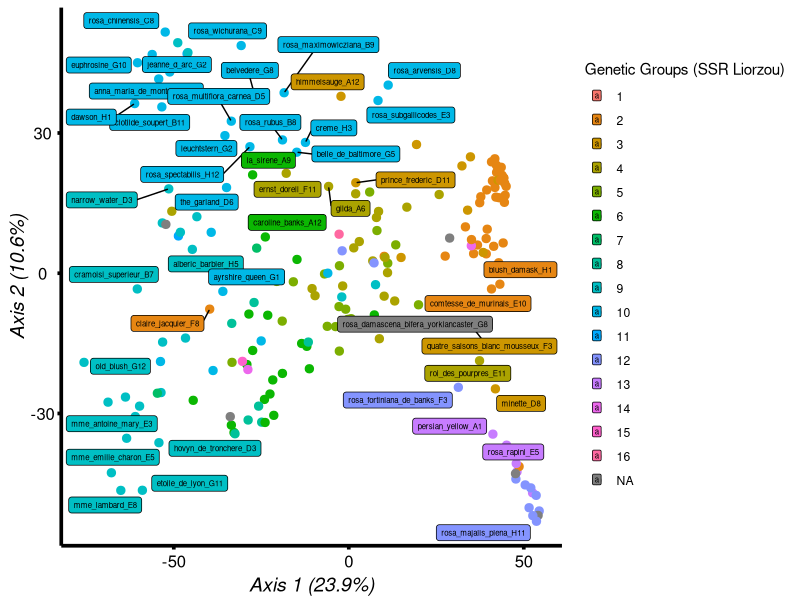
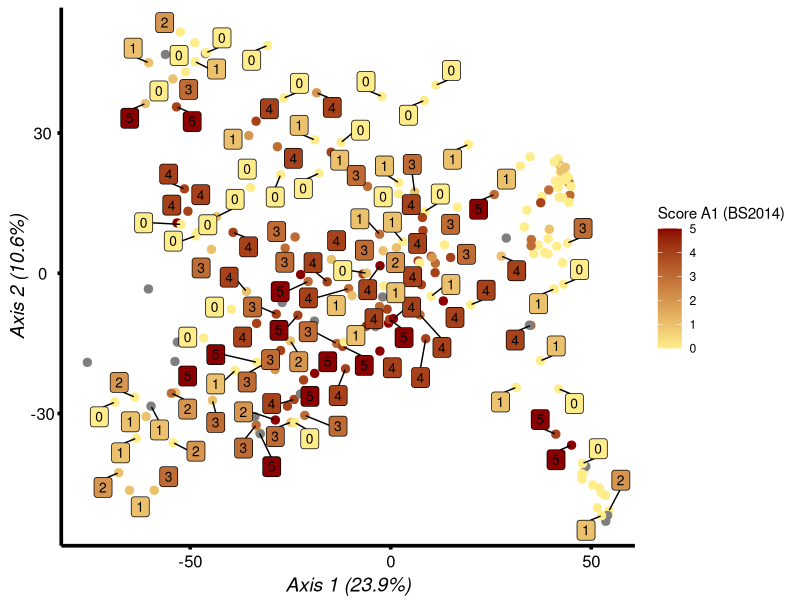
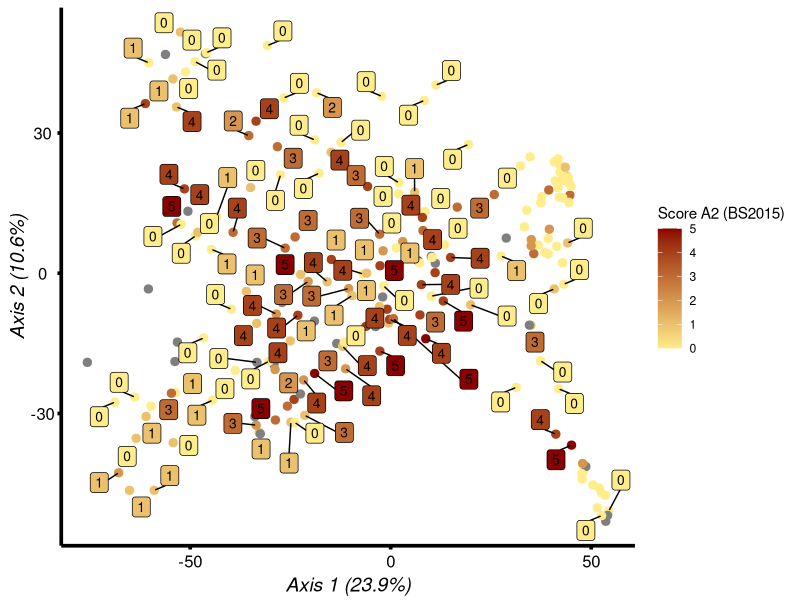
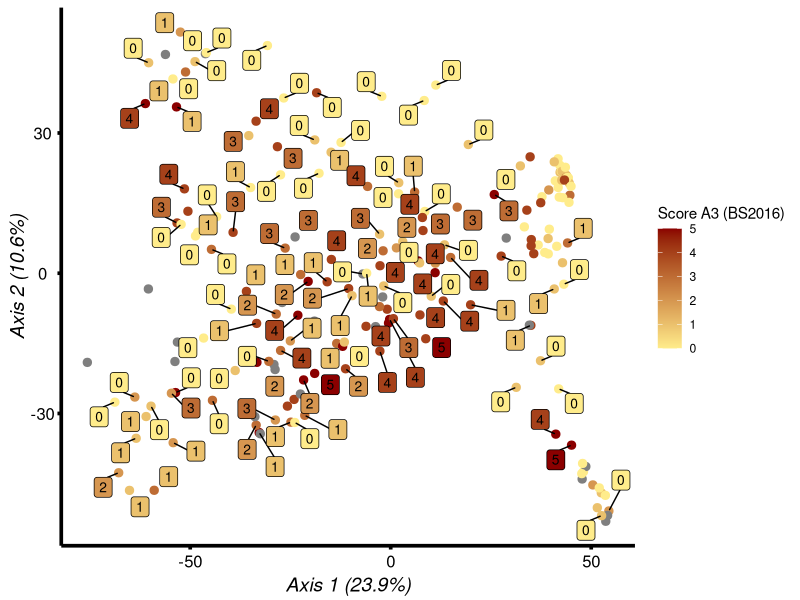
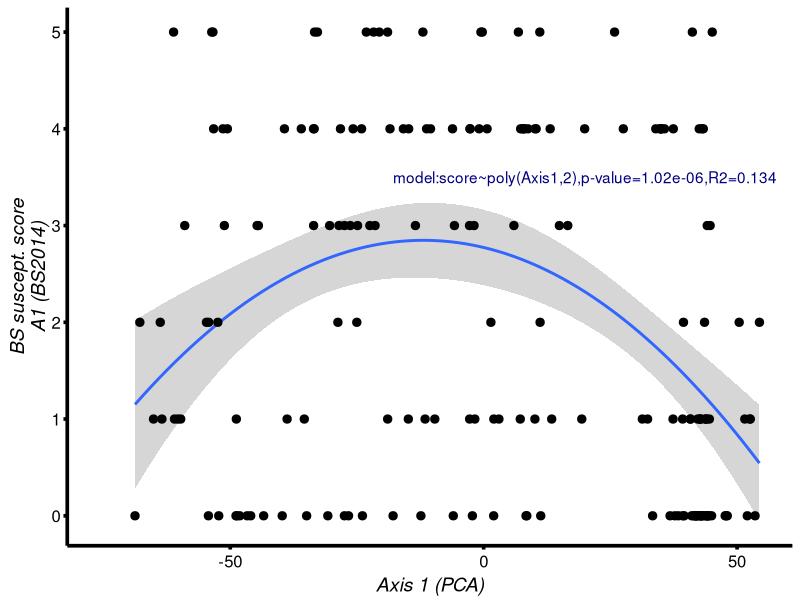
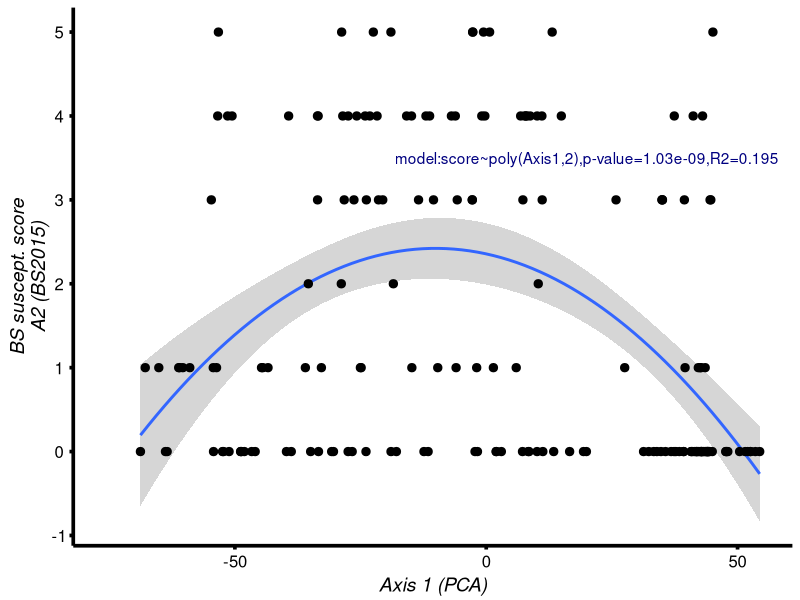
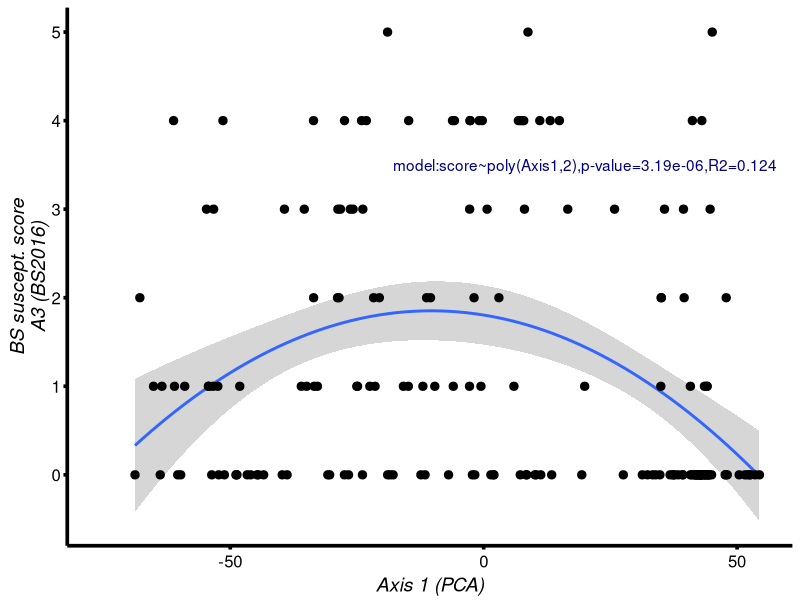
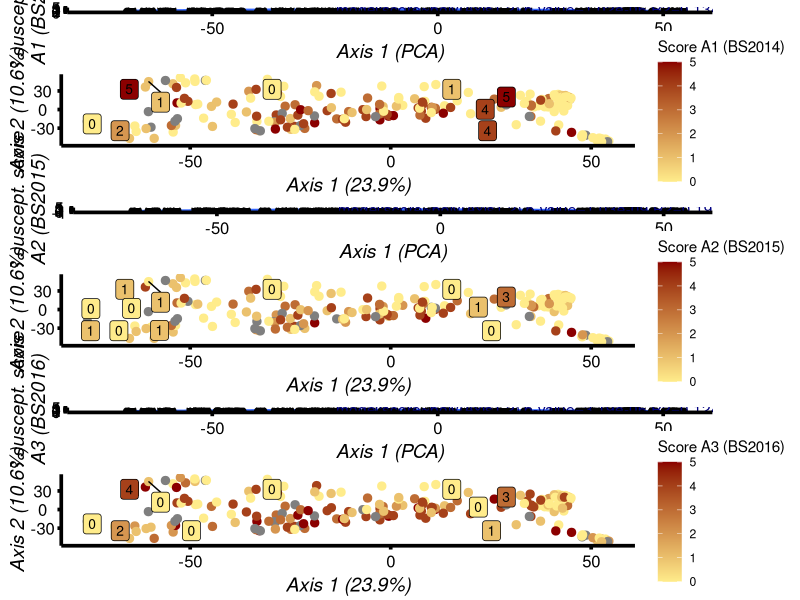

These figures' R source, in order:

# TL - 200623
library(ggplot2)
library("ggrepel")
library("grid")
library("gridExtra")
setwd("/home/thibaultleroy/Rose/Papier/Fig4")


#### PCA with info TN
pca_TN=read.table("res_PCA_071021_withinfo_withTN.txt",h=T)

plotA<-ggplot(pca_TN,aes(x=Axis1,y=Axis2,colour=as.factor(genetic_group)))+geom_point(size=2.5)+
  xlab("Axis 1 (23.9%)")+
  ylab("Axis 2 (10.6%)")+
  theme_bw()+
  theme(panel.border = element_blank(), panel.grid.major = element_blank(), panel.grid.minor = element_blank(), axis.line = element_line(colour = "black"))+
  theme(axis.line = element_line(colour = 'black', size = 1.25), axis.ticks = element_line(colour = 'black', size = 1.25), 
        axis.text.x = element_text(colour="black",size=12,angle=0,hjust=.5,vjust=.5,face="plain"),
        axis.text.y = element_text(colour="black",size=12,angle=0,hjust=.5,vjust=.5,face="plain"),  
        axis.title.x = element_text(colour="black",size=14,angle=0,hjust=.5,vjust=.2,face="italic"),
        axis.title.y = element_text(colour="black",size=14,angle=90,hjust=.5,vjust=.5,face="italic"))+
  geom_label_repel(aes(label = factor(ID), fill = as.factor(genetic_group)), color = 'black', size = 2)+
  labs(colour="Genetic Groups (SSR Liorzou)",fill="Genetic Groups (SSR Liorzou)")

plotB<-ggplot(pca_TN,aes(x=Axis1,y=Axis2,colour=TN2015))+geom_point(size=2.5)+
  xlab("Axis 1 (23.9%)")+
  ylab("Axis 2 (10.6%)")+
  theme_bw()+
  theme(panel.border = element_blank(), panel.grid.major = element_blank(), panel.grid.minor = element_blank(), axis.line = element_line(colour = "black"))+
  theme(axis.line = element_line(colour = 'black', size = 1.25), axis.ticks = element_line(colour = 'black', size = 1.25), 
        axis.text.x = element_text(colour="black",size=12,angle=0,hjust=.5,vjust=.5,face="plain"),
        axis.text.y = element_text(colour="black",size=12,angle=0,hjust=.5,vjust=.5,face="plain"),  
        axis.title.x = element_text(colour="black",size=14,angle=0,hjust=.5,vjust=.2,face="italic"),
        axis.title.y = element_text(colour="black",size=14,angle=90,hjust=.5,vjust=.5,face="italic"))+
  geom_label_repel(aes(label = TN2014, fill = TN2014), color = 'black', size = 3.5)+
  scale_fill_gradient2(name = "Score A1 (BS2014)",low = "navyblue", mid="lightgoldenrod1",high = "darkred")+
  scale_colour_gradient2(name = "Score A1 (BS2014)",low = "navyblue", mid="lightgoldenrod1",high = "darkred")


plotC<-ggplot(pca_TN,aes(x=Axis1,y=Axis2,colour=TN2016))+geom_point(size=2.5)+
  xlab("Axis 1 (23.9%)")+
  ylab("Axis 2 (10.6%)")+
  theme_bw()+
  theme(panel.border = element_blank(), panel.grid.major = element_blank(), panel.grid.minor = element_blank(), axis.line = element_line(colour = "black"))+
  theme(axis.line = element_line(colour = 'black', size = 1.25), axis.ticks = element_line(colour = 'black', size = 1.25), 
        axis.text.x = element_text(colour="black",size=12,angle=0,hjust=.5,vjust=.5,face="plain"),
        axis.text.y = element_text(colour="black",size=12,angle=0,hjust=.5,vjust=.5,face="plain"),  
        axis.title.x = element_text(colour="black",size=14,angle=0,hjust=.5,vjust=.2,face="italic"),
        axis.title.y = element_text(colour="black",size=14,angle=90,hjust=.5,vjust=.5,face="italic"))+
  geom_label_repel(aes(label = TN2015, fill = TN2015), color = 'black', size = 3.5)+
  scale_fill_gradient2(name = "Score A2 (BS2015)",low = "navyblue", mid="lightgoldenrod1",high = "darkred")+
  scale_colour_gradient2(name = "Score A2 (BS2015)",low = "navyblue", mid="lightgoldenrod1",high = "darkred")

plotD<-ggplot(pca_TN,aes(x=Axis1,y=Axis2,colour=TN2014))+geom_point(size=2.5)+
  xlab("Axis 1 (23.9%)")+
  ylab("Axis 2 (10.6%)")+
  theme_bw()+
  theme(panel.border = element_blank(), panel.grid.major = element_blank(), panel.grid.minor = element_blank(), axis.line = element_line(colour = "black"))+
  theme(axis.line = element_line(colour = 'black', size = 1.25), axis.ticks = element_line(colour = 'black', size = 1.25), 
        axis.text.x = element_text(colour="black",size=12,angle=0,hjust=.5,vjust=.5,face="plain"),
        axis.text.y = element_text(colour="black",size=12,angle=0,hjust=.5,vjust=.5,face="plain"),  
        axis.title.x = element_text(colour="black",size=14,angle=0,hjust=.5,vjust=.2,face="italic"),
        axis.title.y = element_text(colour="black",size=14,angle=90,hjust=.5,vjust=.5,face="italic"))+
  geom_label_repel(aes(label = TN2016, fill = TN2016), color = 'black', size = 3.5)+
  scale_fill_gradient2(name = "Score A3 (BS2016)",low = "navyblue", mid="lightgoldenrod1",high = "darkred")+
  scale_colour_gradient2(name = "Score A3 (BS2016)",low = "navyblue", mid="lightgoldenrod1",high = "darkred")

plotE<-ggplot(pca_TN,aes(x=Axis1,y=TN2014))+
  stat_smooth(method='lm', formula = y~poly(x,2))+
  geom_point(size=2.5)+
  xlab("Axis 1 (PCA)")+
  ylab("BS suscept. score\nA1 (BS2014)")+
  theme_bw()+
  theme(panel.border = element_blank(), panel.grid.major = element_blank(), panel.grid.minor = element_blank(), axis.line = element_line(colour = "black"))+
  theme(axis.line = element_line(colour = 'black', size = 1.25), axis.ticks = element_line(colour = 'black', size = 1.25), 
        axis.text.x = element_text(colour="black",size=12,angle=0,hjust=.5,vjust=.5,face="plain"),
        axis.text.y = element_text(colour="black",size=12,angle=0,hjust=.5,vjust=.5,face="plain"),  
        axis.title.x = element_text(colour="black",size=14,angle=0,hjust=.5,vjust=.2,face="italic"),
        axis.title.y = element_text(colour="black",size=14,angle=90,hjust=.5,vjust=.5,face="italic"))+
  annotate(geom="text", x=20, y=3.5, label="model:score~poly(Axis1,2),p-value=1.02e-06,R2=0.134", color="navyblue")

plotF<-ggplot(pca_TN,aes(x=Axis1,y=TN2015))+
  stat_smooth(method='lm', formula = y~poly(x,2))+
  geom_point(size=2.5)+
  xlab("Axis 1 (PCA)")+
  ylab("BS suscept. score\nA2 (BS2015)")+
  theme_bw()+
  theme(panel.border = element_blank(), panel.grid.major = element_blank(), panel.grid.minor = element_blank(), axis.line = element_line(colour = "black"))+
  theme(axis.line = element_line(colour = 'black', size = 1.25), axis.ticks = element_line(colour = 'black', size = 1.25), 
        axis.text.x = element_text(colour="black",size=12,angle=0,hjust=.5,vjust=.5,face="plain"),
        axis.text.y = element_text(colour="black",size=12,angle=0,hjust=.5,vjust=.5,face="plain"),  
        axis.title.x = element_text(colour="black",size=14,angle=0,hjust=.5,vjust=.2,face="italic"),
        axis.title.y = element_text(colour="black",size=14,angle=90,hjust=.5,vjust=.5,face="italic"))+
  annotate(geom="text", x=20, y=3.5, label="model:score~poly(Axis1,2),p-value=1.03e-09,R2=0.195", color="navyblue")


plotG<-ggplot(pca_TN,aes(x=Axis1,y=TN2016))+
  stat_smooth(method='lm', formula = y~poly(x,2))+
  geom_point(size=2.5)+
  xlab("Axis 1 (PCA)")+
  ylab("BS suscept. score\nA3 (BS2016)")+
  theme_bw()+
  theme(panel.border = element_blank(), panel.grid.major = element_blank(), panel.grid.minor = element_blank(), axis.line = element_line(colour = "black"))+
  theme(axis.line = element_line(colour = 'black', size = 1.25), axis.ticks = element_line(colour = 'black', size = 1.25), 
        axis.text.x = element_text(colour="black",size=12,angle=0,hjust=.5,vjust=.5,face="plain"),
        axis.text.y = element_text(colour="black",size=12,angle=0,hjust=.5,vjust=.5,face="plain"),  
        axis.title.x = element_text(colour="black",size=14,angle=0,hjust=.5,vjust=.2,face="italic"),
        axis.title.y = element_text(colour="black",size=14,angle=90,hjust=.5,vjust=.5,face="italic"))+
  annotate(geom="text", x=20, y=3.5, label="model:score~poly(Axis1,2),p-value=3.19e-06,R2=0.124", color="navyblue")




pdf(height=20,width=16,file="PCA_TN_204rosesCC_200623.pdf")
#grid.arrange(plotA, plotB, plotC, widths=c(2,1,1))

pushViewport(viewport(layout=grid.layout(9,10)))
vplayout <- function(x,y) viewport(layout.pos.row=x, layout.pos.col = y)
#print(plotA, vp=vplayout(1,1:3))
print(plotE, vp=vplayout(1,1:9))
print(plotB, vp=vplayout(2:3,1:10))
print(plotF, vp=vplayout(4,1:9))
print(plotC, vp=vplayout(5:6,1:10))
print(plotG, vp=vplayout(7,1:9))
print(plotD, vp=vplayout(8:9,1:10))

dev.off()

summary(lm(formula=pca_TN$TN2014~poly(pca_TN$Axis1,degree=2)))
summary(lm(formula=pca_TN$TN2015~poly(pca_TN$Axis1,degree=2)))
summary(lm(formula=pca_TN$TN2016~poly(pca_TN$Axis1,degree=2)))


